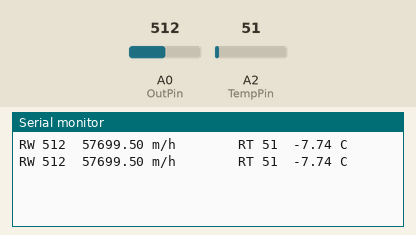
This sketch was run on a simulated Arduino Uno, built with avr-gcc and run on an emulated ATmega328P. On the bench: the last lines printed to the serial monitor. The inputs (shaded band) are chosen by the test bench; at power-on: A0 (OutPin) = 512, A2 (TempPin) = 51.

Above: at 1.8 s.
1.9 s: A0 (OutPin) set to 272
At 2.4 s:
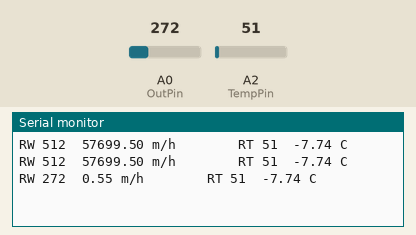
3.4 s: A0 (OutPin) set to 255
At 4.8 s:
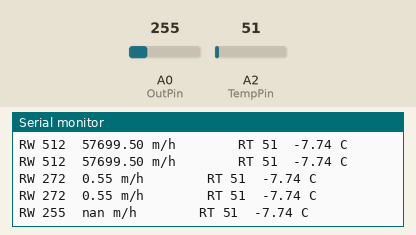

Measured:
- the behaviour switches between 264 and 263 on A0 (OutPin) (found by bisection; images 1 and 2)
- after the input at 1.9 s, the serial monitor: prints a new line after 0.10 s (image 1)
- after the input at 3.4 s, the serial monitor: prints a new line after 0.61 s (image 2)

The sketch:

wind-rev-p01.2021.ino
```cpp
/*
* Ground     Ground
* +10-12V      Vin
* Out          A0
* TMP          A2
*/

const int OutPin  = A0;   // wind sensor analog pin  hooked up to Wind P sensor "OUT" pin
const int TempPin = A2;   // temp sesnsor analog pin hooked up to Wind P sensor "TMP" pin


void setup() {
    Serial.begin(9600);
}

void loop() {


    int windADunits = analogRead(OutPin);
    Serial.print("RW ");   // print raw A/D for debug
    Serial.print(windADunits);
    Serial.print("\t");


    float windMPH =  pow((((float)windADunits - 264.0) / 85.6814), 3.36814);
    Serial.print(windMPH*1609);
    Serial.print(" m/h");
    Serial.print("        ");


    int tempRawAD = analogRead(TempPin);
    Serial.print("RT ");    // print raw A/D for debug
    Serial.print(tempRawAD);
    Serial.print("\t");


    float tempC = ((((float)tempRawAD * 5.0) / 1024.0) - 0.400) / .0195;
    Serial.print(tempC);
    Serial.println(" C");
    delay(1000);

}
```
